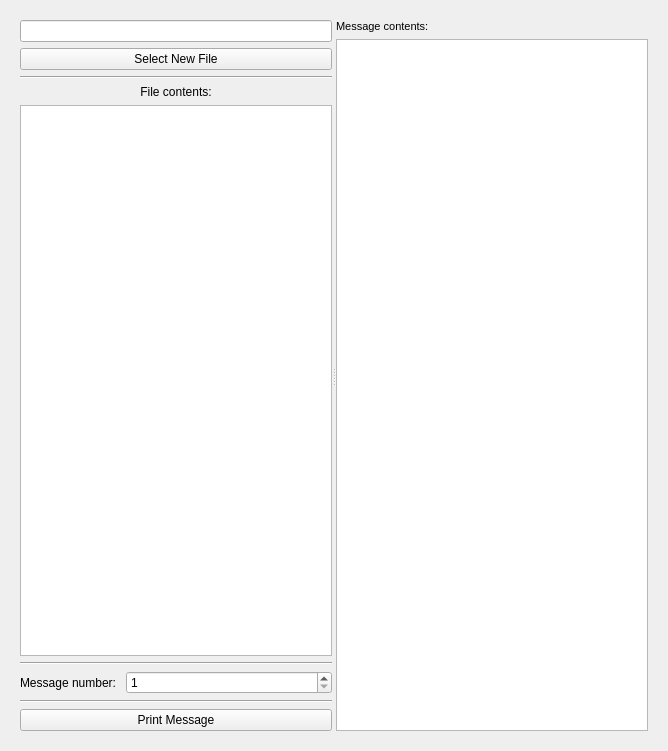
<?xml version="1.0" encoding="UTF-8"?>
<ui version="4.0">
 <class>FitBrowserGUI</class>
 <widget class="QMainWindow" name="FitBrowserGUI">
  <property name="geometry">
   <rect>
    <x>0</x>
    <y>0</y>
    <width>668</width>
    <height>751</height>
   </rect>
  </property>
  <property name="sizePolicy">
   <sizepolicy hsizetype="MinimumExpanding" vsizetype="MinimumExpanding">
    <horstretch>0</horstretch>
    <verstretch>0</verstretch>
   </sizepolicy>
  </property>
  <property name="windowTitle">
   <string>Fit Browser</string>
  </property>
  <widget class="QWidget" name="centralwidget">
   <layout class="QHBoxLayout" name="horizontalLayout">
    <property name="spacing">
     <number>20</number>
    </property>
    <property name="leftMargin">
     <number>20</number>
    </property>
    <property name="topMargin">
     <number>20</number>
    </property>
    <property name="rightMargin">
     <number>20</number>
    </property>
    <property name="bottomMargin">
     <number>20</number>
    </property>
    <item>
     <widget class="QSplitter" name="splitter">
      <property name="orientation">
       <enum>Qt::Horizontal</enum>
      </property>
      <widget class="QWidget" name="layoutWidget">
       <layout class="QVBoxLayout" name="ControlsPanel">
        <property name="sizeConstraint">
         <enum>QLayout::SetDefaultConstraint</enum>
        </property>
        <item>
         <widget class="QLineEdit" name="FilePathWidget"/>
        </item>
        <item>
         <widget class="QPushButton" name="NewFilePushButton">
          <property name="sizePolicy">
           <sizepolicy hsizetype="MinimumExpanding" vsizetype="Fixed">
            <horstretch>0</horstretch>
            <verstretch>0</verstretch>
           </sizepolicy>
          </property>
          <property name="text">
           <string>Select New File</string>
          </property>
         </widget>
        </item>
        <item>
         <widget class="Line" name="line_6">
          <property name="orientation">
           <enum>Qt::Horizontal</enum>
          </property>
         </widget>
        </item>
        <item>
         <layout class="QGridLayout" name="gridLayout_3">
          <item row="1" column="0">
           <widget class="QTableWidget" name="FileContentsTableWidget">
            <property name="sizePolicy">
             <sizepolicy hsizetype="MinimumExpanding" vsizetype="Expanding">
              <horstretch>0</horstretch>
              <verstretch>0</verstretch>
             </sizepolicy>
            </property>
            <property name="selectionMode">
             <enum>QAbstractItemView::SingleSelection</enum>
            </property>
            <property name="selectionBehavior">
             <enum>QAbstractItemView::SelectRows</enum>
            </property>
           </widget>
          </item>
          <item row="0" column="0">
           <widget class="QLabel" name="MessageTypesLabel">
            <property name="sizePolicy">
             <sizepolicy hsizetype="MinimumExpanding" vsizetype="Fixed">
              <horstretch>0</horstretch>
              <verstretch>0</verstretch>
             </sizepolicy>
            </property>
            <property name="text">
             <string>File contents:</string>
            </property>
            <property name="alignment">
             <set>Qt::AlignCenter</set>
            </property>
           </widget>
          </item>
         </layout>
        </item>
        <item>
         <widget class="Line" name="line">
          <property name="orientation">
           <enum>Qt::Horizontal</enum>
          </property>
         </widget>
        </item>
        <item>
         <layout class="QGridLayout" name="gridLayout_2">
          <item row="0" column="1">
           <widget class="QDoubleSpinBox" name="MessageNumberBox">
            <property name="decimals">
             <number>0</number>
            </property>
            <property name="minimum">
             <double>1.000000000000000</double>
            </property>
            <property name="maximum">
             <double>10000.000000000000000</double>
            </property>
           </widget>
          </item>
          <item row="0" column="0">
           <widget class="QLabel" name="MessageNumberLabel">
            <property name="sizePolicy">
             <sizepolicy hsizetype="Fixed" vsizetype="Preferred">
              <horstretch>0</horstretch>
              <verstretch>0</verstretch>
             </sizepolicy>
            </property>
            <property name="text">
             <string>Message number: </string>
            </property>
           </widget>
          </item>
         </layout>
        </item>
        <item>
         <widget class="Line" name="line_4">
          <property name="orientation">
           <enum>Qt::Horizontal</enum>
          </property>
         </widget>
        </item>
        <item>
         <widget class="QPushButton" name="PrintPushButton">
          <property name="sizePolicy">
           <sizepolicy hsizetype="MinimumExpanding" vsizetype="Fixed">
            <horstretch>0</horstretch>
            <verstretch>0</verstretch>
           </sizepolicy>
          </property>
          <property name="text">
           <string>Print Message</string>
          </property>
         </widget>
        </item>
       </layout>
      </widget>
      <widget class="QWidget" name="verticalLayoutWidget">
       <layout class="QVBoxLayout" name="MessageInfo">
        <item>
         <widget class="QLabel" name="label">
          <property name="font">
           <font>
            <pointsize>8</pointsize>
           </font>
          </property>
          <property name="text">
           <string>Message contents:</string>
          </property>
         </widget>
        </item>
        <item>
         <widget class="QTableWidget" name="Table1Widget">
          <property name="font">
           <font>
            <pointsize>9</pointsize>
           </font>
          </property>
         </widget>
        </item>
       </layout>
      </widget>
     </widget>
    </item>
   </layout>
  </widget>
 </widget>
 <resources/>
 <connections/>
</ui>
